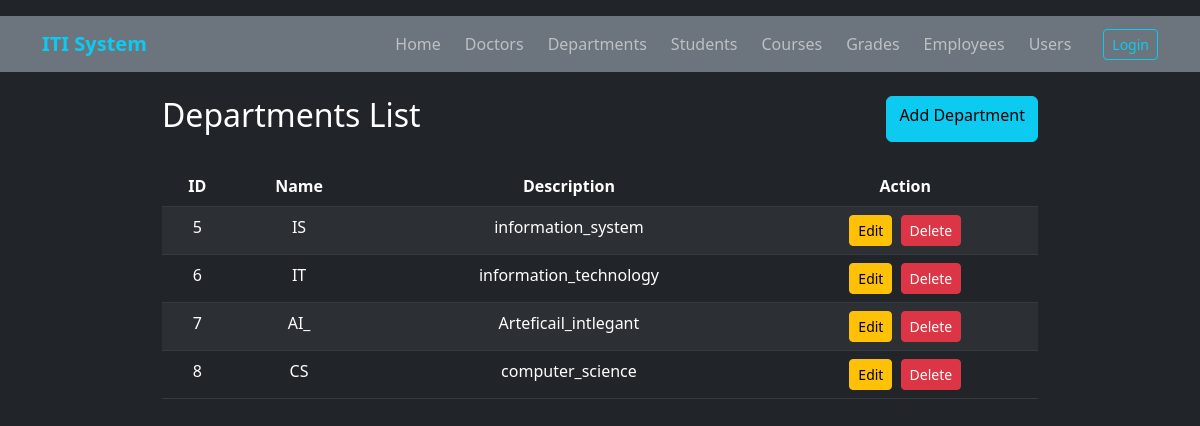
/departments/list.php, run on the app's committed database.
### tables this page shows
CREATE TABLE `departments` (
  `id` int(11) NOT NULL,
  `name` varchar(255) NOT NULL,
  `description` text DEFAULT NULL
);

### departments/list.php (the view, shortened to what this page needs)
<?php
include '../config/db.php';
$res = mysqli_query($conn, "SELECT * FROM departments");
$deps = mysqli_fetch_all($res, MYSQLI_ASSOC);
?>
<!DOCTYPE html>
<html lang="en">
<head>
    <link rel="stylesheet" href="https://cdn.jsdelivr.net/npm/bootstrap@5.3.0/dist/css/bootstrap.min.css">
</head>
<body class="bg-dark text-white pt-3">
<?php include '../shared/nav.php'; ?>
<div class="container" style="max-width: 900px;">
    <div class="d-flex justify-content-between mb-4">
        <h2>Departments List</h2>
        <a href="add.php" class="btn btn-info">Add Department</a>
    </div>
    <table class="table table-dark table-striped text-center">
        <thead>
            <tr>
                <th>ID</th>
                <th>Name</th>
                <th>Description</th>
                <th>Action</th>
            </tr>
        </thead>
        <tbody>
            <?php foreach ($deps as $d): ?>
            <tr>
                <td><?= $d['id'] ?></td>
                <td><?= htmlspecialchars($d['name']) ?></td>
                <td><?= htmlspecialchars($d['description']) ?></td>
                <td>
                    <a href="edit.php?edit=<?= $d['id'] ?>" class="btn btn-warning btn-sm me-1">Edit</a>
                    <a href="list.php?delete=<?= $d['id'] ?>" class="btn btn-danger btn-sm" onclick="return confirm('Delete?')">Delete</a>
                </td>
            </tr>
            <?php endforeach; ?>
        </tbody>
    </table>
</div>
</body>
</html>

### data on the page
departments: id "5", name "IS", description "information_system"
departments: id "6", name "IT", description "information_technology"
departments: id "7", name "AI_", description "Arteficail_intlegant"
departments: id "8", name "CS", description "computer_science"
